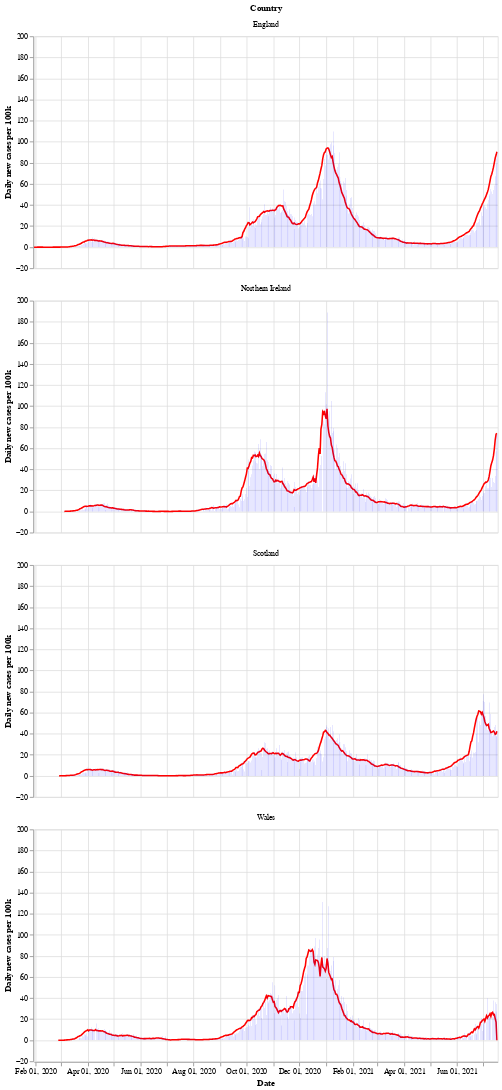

This figure's notebook cell:
### Markdown cell above
Next is a bar chart of the number of new cases in each country (per 100k population), with the 7 day moving average of cases. Again we see that Wales saw a longer period of raising and falling cases compared to the other countries.

After a period of cases falling, each nation is now seeing a rise in the number of cases - especially in Wales.

### Code cell
# collapse
bars = alt.Chart(uk_cases).mark_bar().encode(
    x=alt.X("yearmonthdate(date):T", axis=alt.Axis(title='Date')),
    y=alt.Y("newCasesRate:Q", axis=alt.Axis(title='Daily new cases per 100k')),
    tooltip='newCasesRate',
    color=alt.condition(
        alt.datum.dailyChange > 0,
        alt.value("orange"),  # The positive color
        alt.value("blue")  # The negative color
    )
).properties(title='New cases per 100k population with rolling 7 day average', width=600).interactive()
line = alt.Chart(uk_cases).mark_line(
    color='red',
    size=2,
).transform_window(
    rolling_mean='mean(newCasesRate)',
    frame=[0, 7],
    groupby=['areaName']
).encode(
    x='yearmonthdate(date):T',
    y='rolling_mean:Q'
)
alt.layer(line, bars, data=uk_cases).facet(alt.Row('areaName', title='Country'), columns=1)

### Figure 1 — Vega-Lite specification as saved in the notebook (floating-point values rounded to 4 significant figures; data arrays with more than 128 entries replaced by an {"elided": "..."} marker saying what was removed)
{"config": {"view": {"continuousWidth": 400, "continuousHeight": 300}}, "data": {"name": "data-f837d272de24770a7fbc6bd91f9c8ff9"}, "facet": {"type": "nominal", "field": "areaName", "title": "Country"}, "spec": {"layer": [{"mark": {"type": "line", "color": "red", "size": 2}, "encoding": {"x": {"type": "temporal", "field": "date", "timeUnit": "yearmonthdate"}, "y": {"type": "quantitative", "field": "rolling_mean"}}, "transform": [{"window": [{"op": "mean", "field": "newCasesRate", "as": "rolling_mean"}], "frame": [0, 7], "groupby": ["areaName"]}]}, {"mark": "bar", "encoding": {"color": {"condition": {"value": "orange", "test": "(datum.dailyChange > 0)"}, "value": "blue"}, "tooltip": {"type": "quantitative", "field": "newCasesRate"}, "x": {"type": "temporal", "axis": {"title": "Date"}, "field": "date", "timeUnit": "yearmonthdate"}, "y": {"type": "quantitative", "axis": {"title": "Daily new cases per 100k"}, "field": "newCasesRate"}}, "selection": {"selector002": {"type": "interval", "bind": "scales", "encodings": ["x", "y"]}}, "title": "New cases per 100k population with rolling 7 day average", "width": 600}]}, "columns": 1, "$schema": "https://vega.github.io/schema/vega-lite/v4.8.1.json", "datasets": {"data-f837d272de24770a7fbc6bd91f9c8ff9": {"elided": "2048 records"}}}
